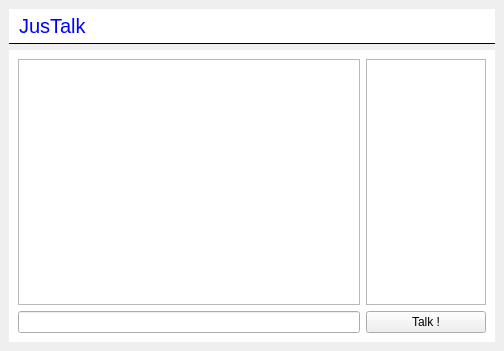
<?xml version="1.0" encoding="UTF-8"?>
<ui version="4.0">
 <class>MainWindow</class>
 <widget class="QMainWindow" name="MainWindow">
  <property name="geometry">
   <rect>
    <x>0</x>
    <y>0</y>
    <width>504</width>
    <height>351</height>
   </rect>
  </property>
  <property name="windowTitle">
   <string>MainWindow</string>
  </property>
  <property name="styleSheet">
   <string notr="true">#titleLabel {
background: white;
color: blue;
font-size: 20px;
border: none;
border-bottom:  1px solid black;
padding: 5px;
}

#mainFrame {
border: none;
background: white;
}

#loginFrame {
background: qlineargradient(x1: 0, y1: 0, x2: 0, y2: 1, stop: 0 #ddf, stop: 1 #aaf);
border: 1px solid gray;
padding: 10px;
border-radius: 25px;
}</string>
  </property>
  <widget class="QWidget" name="centralwidget">
   <layout class="QGridLayout" name="gridLayout">
    <item row="0" column="0">
     <widget class="QLabel" name="titleLabel">
      <property name="sizePolicy">
       <sizepolicy hsizetype="Preferred" vsizetype="Fixed">
        <horstretch>0</horstretch>
        <verstretch>0</verstretch>
       </sizepolicy>
      </property>
      <property name="text">
       <string>JusTalk</string>
      </property>
     </widget>
    </item>
    <item row="1" column="0">
     <widget class="QFrame" name="mainFrame">
      <property name="frameShape">
       <enum>QFrame::StyledPanel</enum>
      </property>
      <layout class="QGridLayout" name="gridLayout_2">
       <item row="0" column="1">
        <layout class="QGridLayout" name="gridLayout_3">
         <item row="1" column="0" colspan="2">
          <widget class="QLineEdit" name="sayLineEdit"/>
         </item>
         <item row="1" column="2">
          <widget class="QPushButton" name="talkButton">
           <property name="text">
            <string>Talk !</string>
           </property>
          </widget>
         </item>
         <item row="0" column="0" colspan="2">
          <widget class="QTextEdit" name="roomTextEdit"/>
         </item>
         <item row="0" column="2">
          <widget class="QListWidget" name="userListWidget">
           <property name="enabled">
            <bool>true</bool>
           </property>
           <property name="sizePolicy">
            <sizepolicy hsizetype="Minimum" vsizetype="Expanding">
             <horstretch>0</horstretch>
             <verstretch>0</verstretch>
            </sizepolicy>
           </property>
           <property name="maximumSize">
            <size>
             <width>120</width>
             <height>16777215</height>
            </size>
           </property>
           <property name="contextMenuPolicy">
            <enum>Qt::CustomContextMenu</enum>
           </property>
           <property name="sortingEnabled">
            <bool>true</bool>
           </property>
          </widget>
         </item>
        </layout>
       </item>
      </layout>
     </widget>
    </item>
   </layout>
  </widget>
 </widget>
 <resources/>
 <connections/>
</ui>
